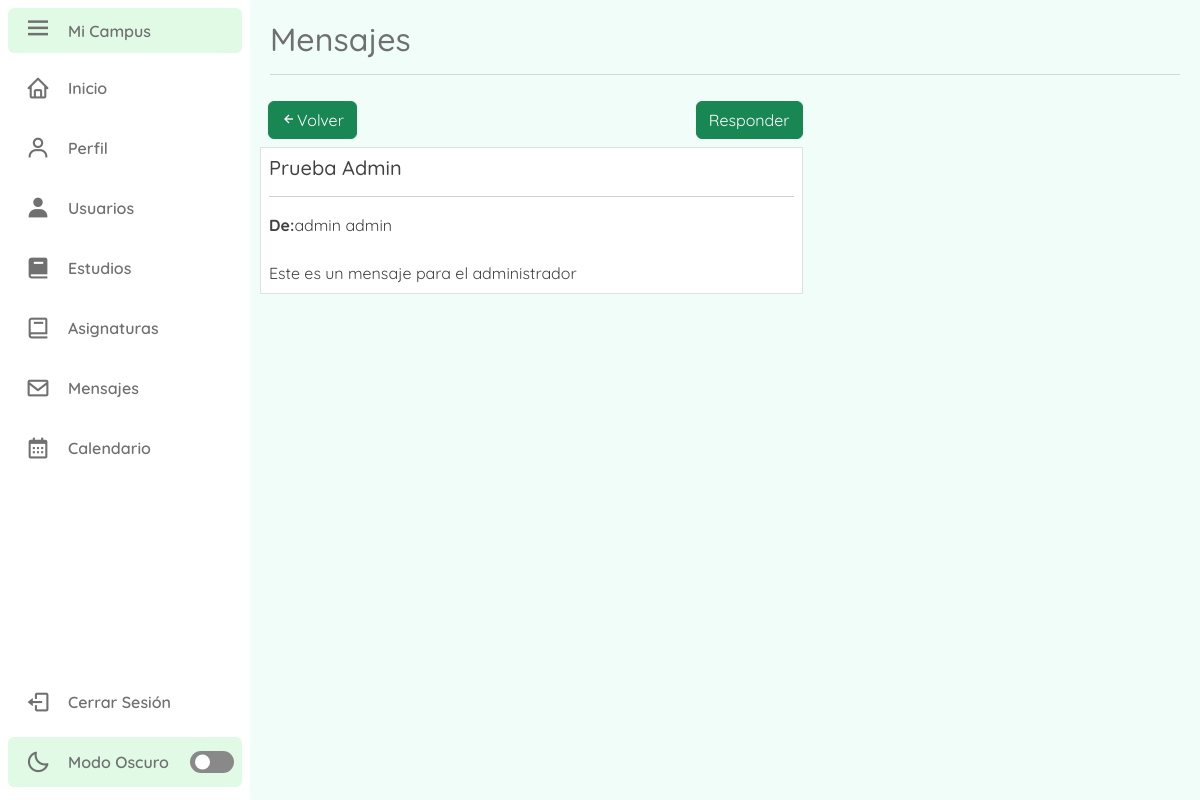
/mostrarMensaje/10 (signed in), run on the app's committed database.
### tables this page shows
CREATE TABLE `mensajes` (
  `id` int(10) NOT NULL,
  `titulo` varchar(255) DEFAULT NULL,
  `mensaje` text DEFAULT NULL,
  `remitente` varchar(9) DEFAULT NULL,
  `destinatario` varchar(9) DEFAULT NULL,
  `fecha` datetime DEFAULT NULL,
  `leido` int(11) NOT NULL DEFAULT 0
);

CREATE TABLE `usuario` (
  `userID` varchar(9) NOT NULL,
  `contrasena` varchar(255) NOT NULL,
  `nombre` varchar(50) NOT NULL,
  `apellidos` varchar(100) NOT NULL,
  `correo` varchar(100) NOT NULL,
  `tipoUsuario` varchar(8) NOT NULL,
  `estado` int(11) NOT NULL DEFAULT 1,
  `token` varchar(255) DEFAULT NULL,
  `moduloID_FK` int(11) DEFAULT NULL
);

### Controllers/templateC.php (called while the page is built)
<?php
    class Template{
        public function LlamarTemplate(){
            include "Views/main.php";
        }
    }
?>

### index.php (called while the page is built, shortened)
<?php
    require_once "Controllers/templateC.php";
    require_once "Controllers/usuariosC.php";
    require_once "Models/usuariosM.php";
    require_once "Models/asignaturasM.php";
    require_once "Controllers/mensajesC.php";
    require_once "Models/mensajesM.php";
    $template = new Template();
    $template -> LlamarTemplate();
?>

### Controllers/mensajesC.php (called while the page is built, shortened)
<?php
    class MensajesC{
        public static function verMensajeC($columna, $valor){
            $tablaBD= "mensajes";
            $result = MensajesM::verMensajeM($tablaBD, $columna, $valor);
            return $result;
        }
    }
?>

### Models/Conexion.php (called while the page is built)
<?php
    class Conexion{
        public static function conexionBD(){
            $bd = new PDO("mysql:host=localhost;dbname=campus;", "root", "");
            $bd -> exec("SET NAMES utf8");
            return $bd;
        }
    }
?>

### Models/mensajesM.php (called while the page is built, shortened)
<?php
    require_once "Conexion.php";
    class MensajesM extends Conexion{
        public static function verMensajeM($tablaBD, $columna, $valor){
            $pdo = Conexion::conexionBD() -> prepare("SELECT * FROM $tablaBD WHERE $columna = :$columna");
            $pdo -> bindParam(":".$columna, $valor, PDO::PARAM_INT);
            $pdo -> execute();
            return $pdo -> fetch();
        }
    }
?>

### Controllers/usuariosC.php (called while the page is built, shortened)
<?php
    class UsuariosC{
        public static function MostrarUsuariosC($columna, $valor){
            $tablaBD = "usuario";
            $result = UsuariosM::MostrarUsuariosM($tablaBD, $columna, $valor);
            return $result;
        }
    }
?>

### Models/usuariosM.php (called while the page is built, shortened)
<?php
    require_once "Conexion.php";
    class UsuariosM extends Conexion{
        public static function MostrarUsuariosM($tablaBD, $columna, $valor){
            if($columna != null){
                $pdo = Conexion::conexionBD() -> prepare("SELECT * FROM $tablaBD WHERE $columna = :$columna");
                $pdo -> bindParam(":".$columna, $valor, PDO::PARAM_STR);
                $pdo -> execute();
                return $pdo -> fetch();
            }else{
                $pdo = Conexion::conexionBD() -> prepare("SELECT * FROM $tablaBD");
                $pdo -> execute();
                return $pdo -> fetchAll();
            }
        }
    }
?>

### Views/modulos/mostrarMensaje.php (the view, shortened to what this page needs)
<div class="content">
    <section class="content-header">
        <h2>Mensajes</h2>
        <hr>
    </section>
    <section class= "content-box">
        <div class= box>
            <div class="box-header">
            <div class="col-md-7 col-xs-12">
                <a href= "../mensajes">
                    <button class="btn btn-success"><i class='bx bx-left-arrow-alt'></i>Volver</button>
                </a>
                <button class="btn btn-success posicionDerecha2" data-bs-toggle="modal" data-bs-target="#ResponderMensaje">Responder</button>
            </div>
            </div>
            <div class="box-body">
                <div class="col-md-7 col-xs-12">
                    <div class="container-fluid p-2 my-2 bg-white border">
                        <?php
                            $exp = explode("/", $_GET["url"]);
                            $columna = "id";
                            $valor = $exp[1];
                            $mensaje = MensajesC::verMensajeC($columna, $valor);
                        echo   '<h5>'.$mensaje["titulo"].'</h5>
                                <hr>
                                <div>';
                                    $columna = "userID";
                                    $valor = $mensaje["remitente"];
                                    $remitente= UsuariosC::MostrarUsuariosC($columna, $valor);
                                    echo'<span><b>De:</b>'.$remitente["nombre"].' '.$remitente["apellidos"].'</span>
                                    <br><br>
                                    <span>'.$mensaje["mensaje"].'</span>
                                </div>';
                        ?>
                    </div>
                </div>
            </div>
        </div>
    </section>
</div>

### Views/CSS/style.css (style rules this page uses)
:root { --body-color: #F0FDF8 ; --sidebar-color: #ffffff; --primary-color: #2E9959; --primary-color-light: #E0FAE5; --text-color: #707070; --toggle-color: #898989; }
* { font-family: 'Quicksand', sans-serif; }
body { height: 100vh; background: var(--body-color); }
.content { position: relative; left: 250px; height: 100vh; width: calc(100% - 250px); padding: 10px; }
.content .content-header, p { font-size: 50px; font-weight: 500; color: var(--text-color); padding: 10px; }
.container-fluid { color: #424242; }
.btn { margin-left: 8px; }
.posicionDerecha2 { float: right; }

### data on the page
mensajes: titulo "Prueba Admin", mensaje "Este es un mensaje para el administrador"
usuario: nombre "admin", apellidos "admin"
